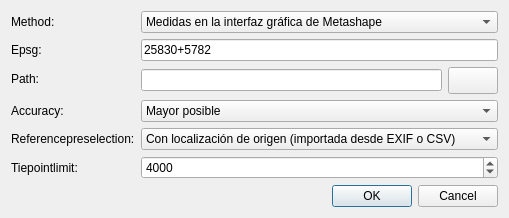
<?xml version="1.0" encoding="UTF-8"?>
<ui version="4.0">
 <class>SampleDialog</class>
 <widget class="QDialog" name="SampleDialog">
  <property name="geometry">
   <rect>
    <x>0</x>
    <y>0</y>
    <width>406</width>
    <height>174</height>
   </rect>
  </property>
  <property name="windowTitle">
   <string>OptimizeAlignment</string>
  </property>
  <layout class="QVBoxLayout" name="verticalLayout">
   <item>
      <layout class="QFormLayout" name="formLayout">
        <item row="0" column="0">
     <widget class="QLabel" name="label_method">
          <property name="text">
          <string>Method:</string>
          </property>
     </widget>
     </item>
<item row="0" column="1">
     
     <widget class="QComboBox" name="method">
          <property name="field_name" stdset="0">
               <string>method</string>
          </property>
          <property name="key" stdset="0">
               <string>combo</string>
          </property>
          <property name="prop_name" stdset="0">
               <string>currentIndex</string>
          </property> 
                      
                    <property name="toolTip" stdset="0">
                        <string>Método de medida de los puntos de apoyo en las imágenes</string>
                    </property>
                   
          
            <item>
                <property name="text">
                <string>Medidas en la interfaz gráfica de Metashape</string>
                </property>
                <property name="flags">
                    <set>ItemIsSelectable|ItemIsEditable|ItemIsDragEnabled|ItemIsUserCheckable|ItemIsEnabled</set>
                </property>
            </item>
            
            <item>
                <property name="text">
                <string> Medidas importadas de fichero markers XML de Metashape</string>
                </property>
                <property name="flags">
                    <set>ItemIsSelectable|ItemIsEditable|ItemIsDragEnabled|ItemIsUserCheckable|ItemIsEnabled</set>
                </property>
            </item>
            
     </widget>
     
</item>
  <item row="1" column="0">
     <widget class="QLabel" name="label_epsg">
          <property name="text">
          <string>Epsg:</string>
          </property>
     </widget>
     </item>
<item row="1" column="1">
     
     <widget class="QLineEdit" name="epsg">
          <property name="field_name" stdset="0">
               <string>epsg</string>
          </property>
          <property name="key" stdset="0">
               <string>lineedit</string>
          </property>
          <property name="prop_name" stdset="0">
               <string>text</string>
          </property> 
                      
                    <property name="toolTip" stdset="0">
                        <string>Código EPSG de las coordenadas terreno de los puntos de apoyo</string>
                    </property>
                   
          
        <property name="text">
            <string>25830+5782</string>
        </property>
        
     </widget>
     
</item>
  <item row="2" column="0">
     <widget class="QLabel" name="label_path">
          <property name="text">
          <string>Path:</string>
          </property>
     </widget>
     </item>
<item row="2" column="1">
     <layout class="QHBoxLayout" name="horizontalLayout">
    <item>
     <widget class="QLineEdit" name="path">
          <property name="field_name" stdset="0">
               <string>path</string>
          </property>
          <property name="key" stdset="0">
               <string>file</string>
          </property>
          <property name="prop_name" stdset="0">
               <string>text</string>
          </property> 
                      
                    <property name="toolTip" stdset="0">
                        <string>Archivo de puntos de apoyo</string>
                    </property>
                            
                    <property name="filters" stdset="0">
                        <string>*.txt *.csv</string>
                    </property>
                   
          
        <property name="text">
            <string></string>
        </property>
        
     </widget>
     </item>
<item>
    <widget class="QPushButton" name="fileWidgetButton_path">
    <property name="sizePolicy">
    <sizepolicy hsizetype="Preferred" vsizetype="Fixed">
    <horstretch>0</horstretch>
    <verstretch>0</verstretch>
    </sizepolicy>
    </property>
    <property name="maximumSize">
    <size>
    <width>50</width>
    <height>16777215</height>
    </size>
    </property>
    <property name="font">
    <font>
    <pointsize>12</pointsize>
    <bold>true</bold>
    </font>
    </property>
    <property name="for_file_widget" stdset="0">
        <string>path</string>
    </property>  
    </widget>
</item>
</layout>
</item>
  <item row="3" column="0">
     <widget class="QLabel" name="label_accuracy">
          <property name="text">
          <string>Accuracy:</string>
          </property>
     </widget>
     </item>
<item row="3" column="1">
     
     <widget class="QComboBox" name="accuracy">
          <property name="field_name" stdset="0">
               <string>accuracy</string>
          </property>
          <property name="key" stdset="0">
               <string>combo</string>
          </property>
          <property name="prop_name" stdset="0">
               <string>currentIndex</string>
          </property> 
                      
                    <property name="toolTip" stdset="0">
                        <string>Precisión establecida para el alineamiento</string>
                    </property>
                   
          
            <item>
                <property name="text">
                <string>Mayor posible</string>
                </property>
                <property name="flags">
                    <set>ItemIsSelectable|ItemIsEditable|ItemIsDragEnabled|ItemIsUserCheckable|ItemIsEnabled</set>
                </property>
            </item>
            
            <item>
                <property name="text">
                <string> Alto</string>
                </property>
                <property name="flags">
                    <set>ItemIsSelectable|ItemIsEditable|ItemIsDragEnabled|ItemIsUserCheckable|ItemIsEnabled</set>
                </property>
            </item>
            
            <item>
                <property name="text">
                <string> Medio</string>
                </property>
                <property name="flags">
                    <set>ItemIsSelectable|ItemIsEditable|ItemIsDragEnabled|ItemIsUserCheckable|ItemIsEnabled</set>
                </property>
            </item>
            
            <item>
                <property name="text">
                <string> Bajo</string>
                </property>
                <property name="flags">
                    <set>ItemIsSelectable|ItemIsEditable|ItemIsDragEnabled|ItemIsUserCheckable|ItemIsEnabled</set>
                </property>
            </item>
            
            <item>
                <property name="text">
                <string> Menor posible</string>
                </property>
                <property name="flags">
                    <set>ItemIsSelectable|ItemIsEditable|ItemIsDragEnabled|ItemIsUserCheckable|ItemIsEnabled</set>
                </property>
            </item>
            
     </widget>
     
</item>
  <item row="4" column="0">
     <widget class="QLabel" name="label_referencepreselection">
          <property name="text">
          <string>Referencepreselection:</string>
          </property>
     </widget>
     </item>
<item row="4" column="1">
     
     <widget class="QComboBox" name="referencepreselection">
          <property name="field_name" stdset="0">
               <string>referencepreselection</string>
          </property>
          <property name="key" stdset="0">
               <string>combo</string>
          </property>
          <property name="prop_name" stdset="0">
               <string>currentIndex</string>
          </property> 
                      
                    <property name="toolTip" stdset="0">
                        <string>Método de preselección de imágenes según su localización</string>
                    </property>
                   
          
            <item>
                <property name="text">
                <string>Con localización de origen (importada desde EXIF o CSV)</string>
                </property>
                <property name="flags">
                    <set>ItemIsSelectable|ItemIsEditable|ItemIsDragEnabled|ItemIsUserCheckable|ItemIsEnabled</set>
                </property>
            </item>
            
            <item>
                <property name="text">
                <string> Sin localización</string>
                </property>
                <property name="flags">
                    <set>ItemIsSelectable|ItemIsEditable|ItemIsDragEnabled|ItemIsUserCheckable|ItemIsEnabled</set>
                </property>
            </item>
            
            <item>
                <property name="text">
                <string> Con localización estimada</string>
                </property>
                <property name="flags">
                    <set>ItemIsSelectable|ItemIsEditable|ItemIsDragEnabled|ItemIsUserCheckable|ItemIsEnabled</set>
                </property>
            </item>
            
            <item>
                <property name="text">
                <string> Con imágenes consecutivas</string>
                </property>
                <property name="flags">
                    <set>ItemIsSelectable|ItemIsEditable|ItemIsDragEnabled|ItemIsUserCheckable|ItemIsEnabled</set>
                </property>
            </item>
            
     </widget>
     
</item>
  <item row="5" column="0">
     <widget class="QLabel" name="label_tiepointlimit">
          <property name="text">
          <string>Tiepointlimit:</string>
          </property>
     </widget>
     </item>
<item row="5" column="1">
     
     <widget class="QSpinBox" name="tiepointlimit">
          <property name="field_name" stdset="0">
               <string>tiepointlimit</string>
          </property>
          <property name="key" stdset="0">
               <string>int</string>
          </property>
          <property name="prop_name" stdset="0">
               <string>value</string>
          </property> 
                      
                    <property name="minimum" stdset="0">
                        <number>1000</number>
                    </property>
                            
                    <property name="maximum" stdset="0">
                        <number>100000</number>
                    </property>
                            
                    <property name="singleStep" stdset="0">
                        <number>1000</number>
                    </property>
                            
                    <property name="toolTip" stdset="0">
                        <string>Límite de puntos de enlace</string>
                    </property>
                   
          
        <property name="value">
            <number>4000</number>
        </property>
        
     </widget>
     
</item>
  
      </layout>
   </item>
   <item>
    <widget class="QDialogButtonBox" name="buttonBox">
     <property name="standardButtons">
      <set>QDialogButtonBox::Cancel|QDialogButtonBox::Ok</set>
     </property>
    </widget>
   </item>
  </layout>
 </widget>
 <resources/>
 <connections>
  <connection>
   <sender>buttonBox</sender>
   <signal>rejected()</signal>
   <receiver>SampleDialog</receiver>
   <slot>reject()</slot>
  </connection>
  <connection>
   <sender>buttonBox</sender>
   <signal>accepted()</signal>
   <receiver>SampleDialog</receiver>
   <slot>accept()</slot>
  </connection>
  
 </connections>
  <slots>
    <slot>listAddButtonClicked()</slot>
    <slot>fileWidgetButtonClicked()</slot>
    <slot>imageWidgetRemoveButtonClicked()</slot>
    <slot>imageWidgetChangeButtonClicked()</slot>
    <slot>imagesWidgetChangeDirectoryButtonClicked()</slot>
    <slot>listDeleteButtonClicked()</slot>
    <slot>objectDetailButtonClicked()</slot>
    <slot>tableAddButtonClicked()</slot>
    <slot>tableDeleteButtonClicked()</slot>
    <slot>simpleGridFirstPageButtonClicked()</slot>
    <slot>simpleGridPreviousPageButtonClicked()</slot>
    <slot>simpleGridNextPageButtonClicked()</slot>
    <slot>simpleGridLastPageButtonClicked()</slot>
    <slot>simpleGridPageCountComboChanged()</slot>


 </slots>
</ui>
